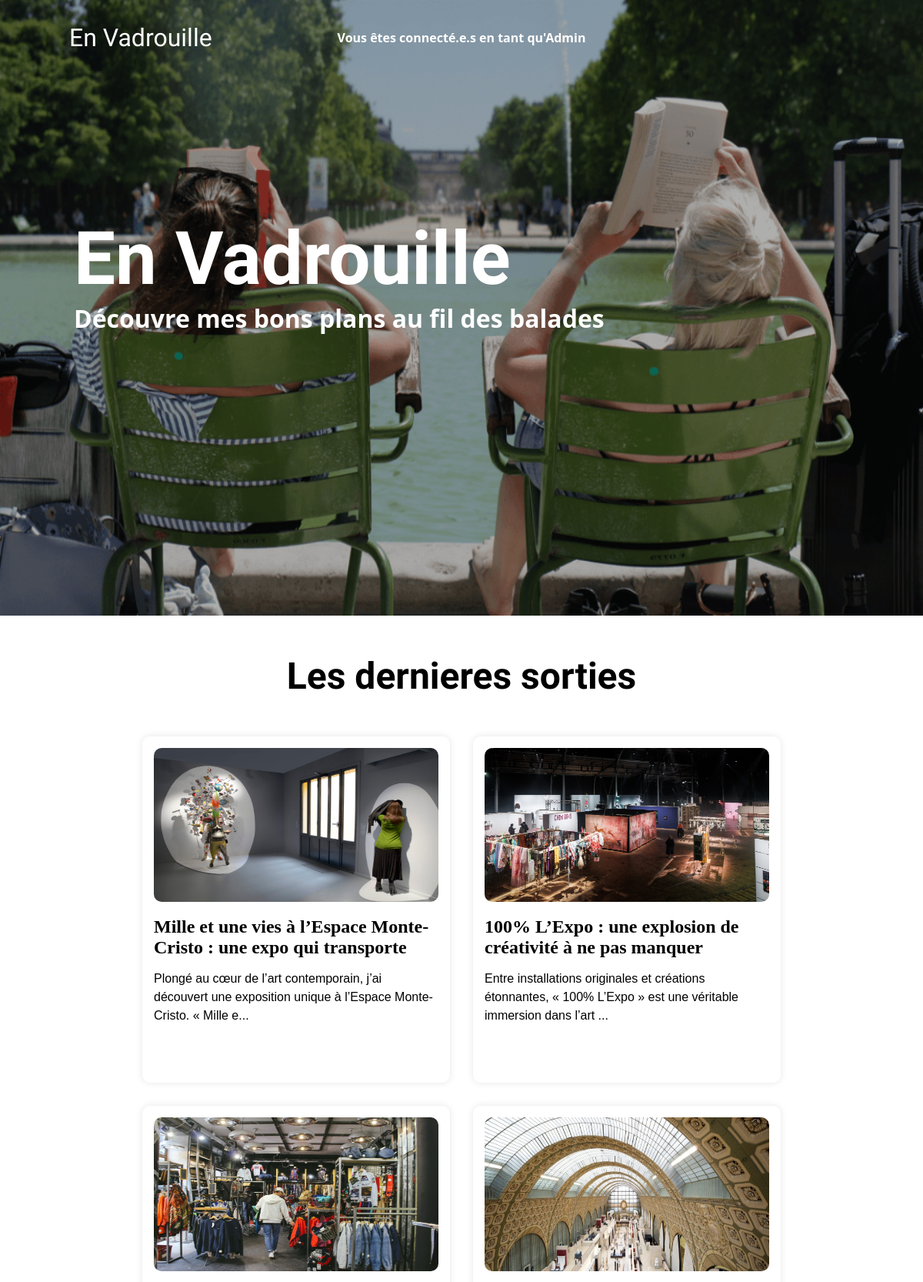
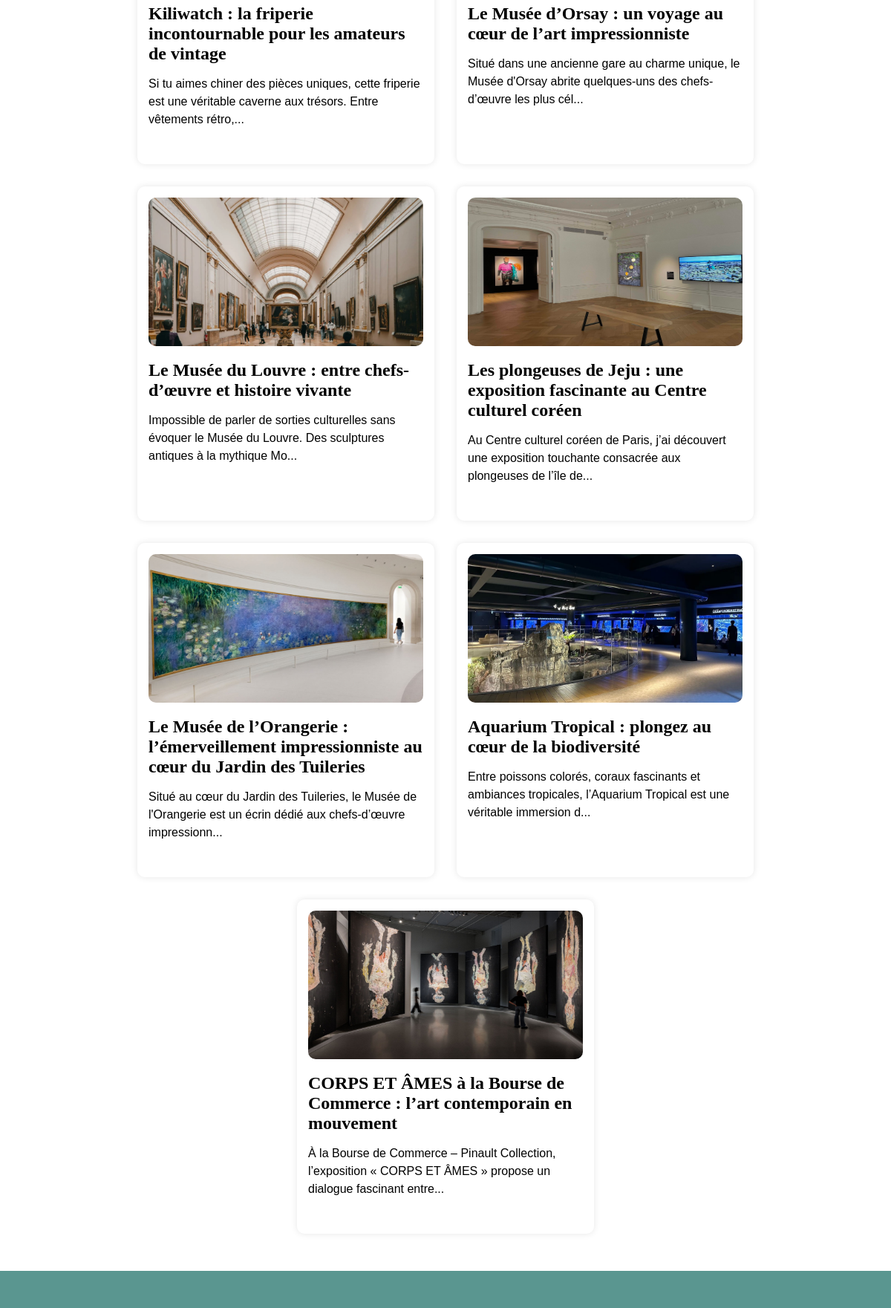
Screenshot of /index.php (signed in) with the database file from the repository (2 pictures, top to bottom).
### tables this page shows
CREATE TABLE IF NOT EXISTS `billets` (
  `id_billet` int NOT NULL AUTO_INCREMENT,
  `fk_proprietaire` int NOT NULL,
  `titre` varchar(255) NOT NULL,
  `description` varchar(255) NOT NULL,
  `date` date NOT NULL,
  `image` varchar(255) NOT NULL,
  PRIMARY KEY (`id_billet`),
  KEY `fk_proprietaire` (`fk_proprietaire`)
);

### index.php (the view, shortened to what this page needs)
<?php
    include_once('cnx.inc.php');
    if(isset($_SESSION['username']) && !empty($_SESSION['username']) && $_SESSION['username'] === 'admin') {
        $admin_loggned_in = true;
    } else {
        $admin_loggned_in = false;
    }
?>
<!DOCTYPE html>
<html lang="fr">
<head>
    <link rel="stylesheet" href="styles/style.css">
    <link rel="stylesheet" href="styles/global.css">
    <link href='https://cdn.boxicons.com/fonts/basic/boxicons.min.css' rel='stylesheet'>
</head>
<body>
    <header>
        <a href="#">En Vadrouille</a>
        <?php
            if($admin_loggned_in) {
                echo "<h1 class='admin-connected'>Vous êtes connecté.e.s en tant qu'Admin</h1>";
            }
        ?>
    </header>
    <main>
        <section class="hero-section">
            <img src="images/bg-en-vadrouille.png" alt="">
            <div class="elements-hero">
                <h1>En Vadrouille</h1>
                <h2>Découvre mes bons plans au fil des balades</h2>
            </div>
        </section>
        <h1 class="title-section">Les dernieres sorties</h1>
        <section class="list-billets">
            <?php
                $query = "SELECT * FROM billets ";
                $stmt = $cnx->query($query);
                $billets = $stmt->fetchAll(PDO::FETCH_ASSOC);
                foreach($billets as $billet) {
                    echo "
                        <a href='billet.php?id=" . htmlspecialchars($billet['id_billet']) . "'>
                            <article>
                                <img src='" . htmlspecialchars($billet['image']) . "' alt=''>
                                <h2>" . htmlspecialchars($billet['titre']) . "</h2>
                                <p>
                                    " . htmlspecialchars(substr($billet['description'], 0, 120)) . "...
                                </p>
                            </article>
                        </a>
                    ";
                }
            ?>
        </section>
    </main>
    <footer>
    </footer>
</body>
</html>

### styles/style.css (style rules this page uses)
section.hero-section { height: 100vh; position: relative; }
section.hero-section img { width: 100%; height: 100vh; position: absolute; top: 0; left: 0; z-index: -1; filter: blur(0.1rem); filter: brightness(70%); }
section.hero-section div.elements-hero { position: absolute; top: 10%; left: 8%; z-index: 2; }
section.hero-section h1 { padding-top: 25vh; font-family: "BBH Sans Bogle", sans-serif; color: white; font-size: 6rem; }
section.hero-section h2 { font-family: 'Segoe UI', Tahoma, Geneva, Verdana, sans-serif; color: white; font-size: 2rem; }
h1.title-section { font-family: "BBH Sans Bogle", sans-serif; font-size: 3rem; text-align: center; margin: 50px 0; }
section.list-billets { display: flex; justify-content: center; gap: 30px; flex-wrap: wrap; margin-bottom: 50px; }
section.list-billets a { text-decoration: none; color: black; }
section.list-billets article { width: 400px; height: 450px; box-shadow: 0 0 10px rgba(0, 0, 0, 0.1); padding: 15px; border-radius: 10px; }
section.list-billets article img { width: 100%; border-radius: 10px; height: 200px; }
section.list-billets article h2 { font-family: Georgia, 'Times New Roman', Times, serif; font-size: 1.5rem; margin: 15px 0; }
section.list-billets article p { font-family: 'Arial Narrow', Arial, sans-serif; font-size: 1rem; line-height: 1.5; }

### styles/global.css (style rules this page uses)
:root { --ff-logo: "BBH Sans Bogle", sans-serif; --ff-second-title: 'Segoe UI', Tahoma, Geneva, Verdana, sans-serif; --ff-text: 'Arial Narrow', Arial, sans-serif; --color-dark: #5A9690; --color-light: #E9B63B; }
*, *::before, *::after { margin: 0; padding: 0; box-sizing: border-box; }
header { display: flex; justify-content: center; align-items: center; margin: auto; padding: 30px 90px; position: fixed; top: 0; width: 100%; z-index: 999; }
header a { font-size: 2rem; color: white; text-decoration: none; font-family: var(--ff-logo); }
header { display: flex; justify-content: space-between; align-items: center; width: 100%; }
header { background-color: #5A9690; }
h1.admin-connected { font-family: var(--ff-second-title); font-size: 1rem; color: white; position: absolute; left: 50%; transform: translateX(-50%); }
footer { background-color: #5A9690; color: white; text-align: center; padding: 25px 0; position: relative; bottom: 0; width: 100%; margin-top: 50px; z-index: 999; }

### rows the page displays
billets: image (picture), titre "Mille et une vies à l’Espace Monte-Cristo : une expo qui transporte", description "Plongé au cœur de l’art contemporain, j’ai découvert une exposition unique à l’Espace Monte-Cristo. « Mille e"
billets: image (picture), titre "100% L’Expo : une explosion de créativité à ne pas manquer", description "Entre installations originales et créations étonnantes, « 100% L’Expo » est une véritable immersion dans l’art"
billets: image (picture), titre "Kiliwatch : la friperie incontournable pour les amateurs de vintage", description "Si tu aimes chiner des pièces uniques, cette friperie est une véritable caverne aux trésors. Entre vêtements rétro,"
billets: image (picture), titre "Le Musée d’Orsay : un voyage au cœur de l’art impressionniste", description "Situé dans une ancienne gare au charme unique, le Musée d'Orsay abrite quelques-uns des chefs-d’œuvre les plus cél"
billets: image (picture), titre "Le Musée du Louvre : entre chefs-d’œuvre et histoire vivante", description "Impossible de parler de sorties culturelles sans évoquer le Musée du Louvre. Des sculptures antiques à la mythique Mo"
billets: image (picture), titre "Les plongeuses de Jeju : une exposition fascinante au Centre culturel coréen", description "Au Centre culturel coréen de Paris, j’ai découvert une exposition touchante consacrée aux plongeuses de l’île de"
billets: image (picture), titre "Le Musée de l’Orangerie : l’émerveillement impressionniste au cœur du Jardin des Tuileries", description "Situé au cœur du Jardin des Tuileries, le Musée de l'Orangerie est un écrin dédié aux chefs-d’œuvre impressionn"
billets: image (picture), titre "Aquarium Tropical : plongez au cœur de la biodiversité", description "Entre poissons colorés, coraux fascinants et ambiances tropicales, l’Aquarium Tropical est une véritable immersion d"
billets: image (picture), titre "CORPS ET ÂMES à la Bourse de Commerce : l’art contemporain en mouvement", description "À la Bourse de Commerce – Pinault Collection, l’exposition « CORPS ET ÂMES » propose un dialogue fascinant entre"
